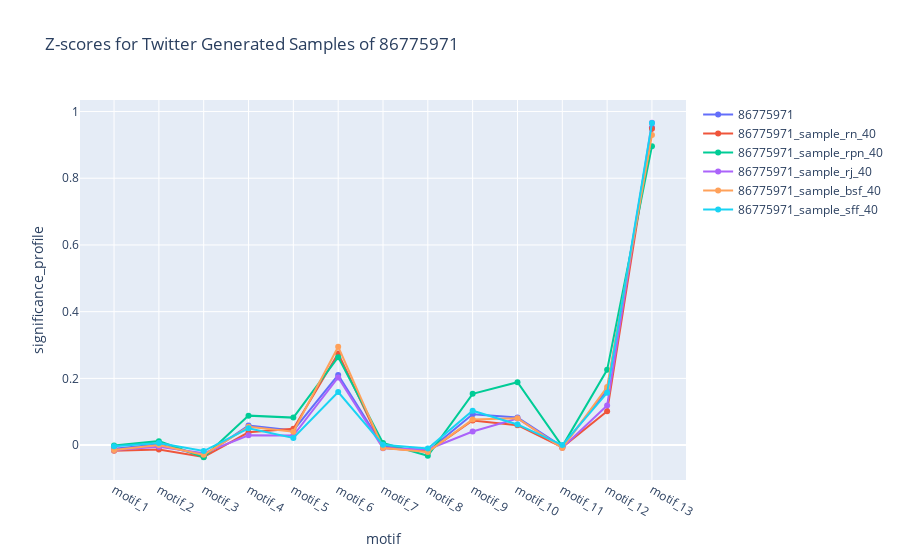
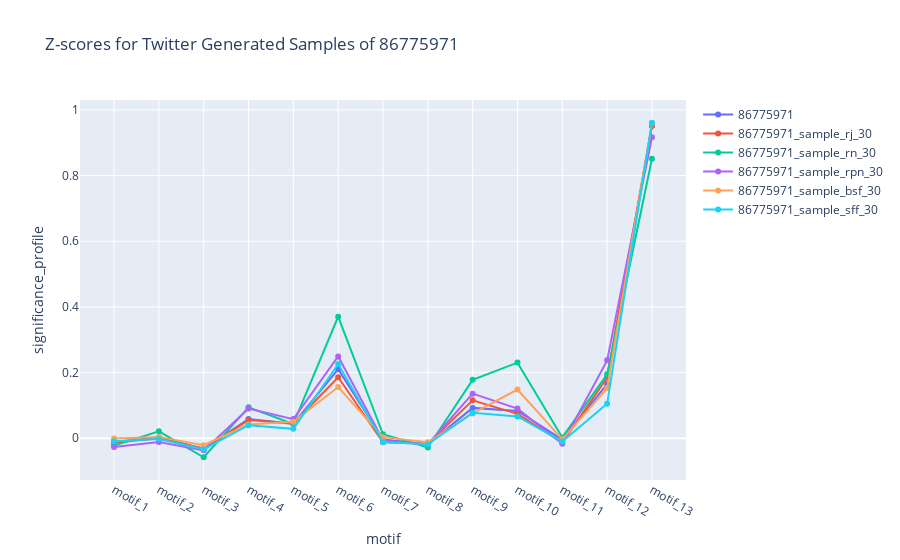
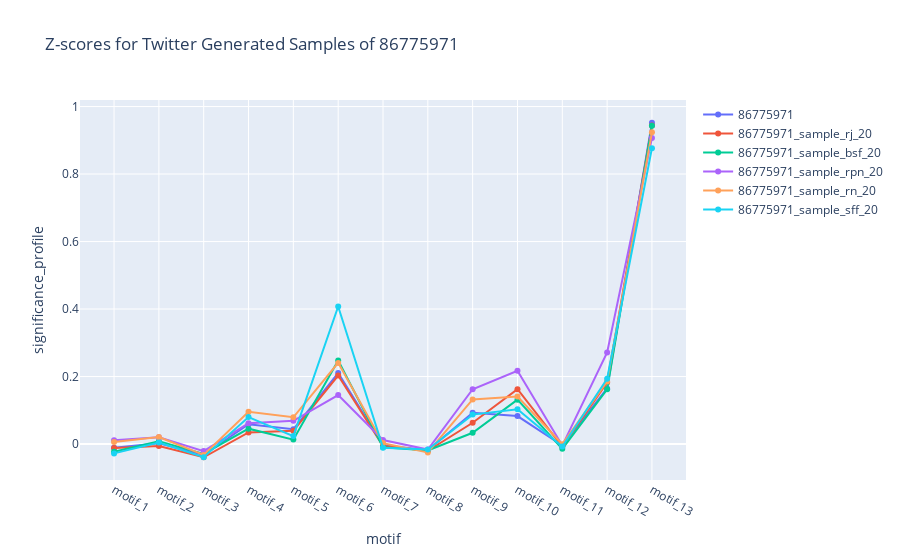
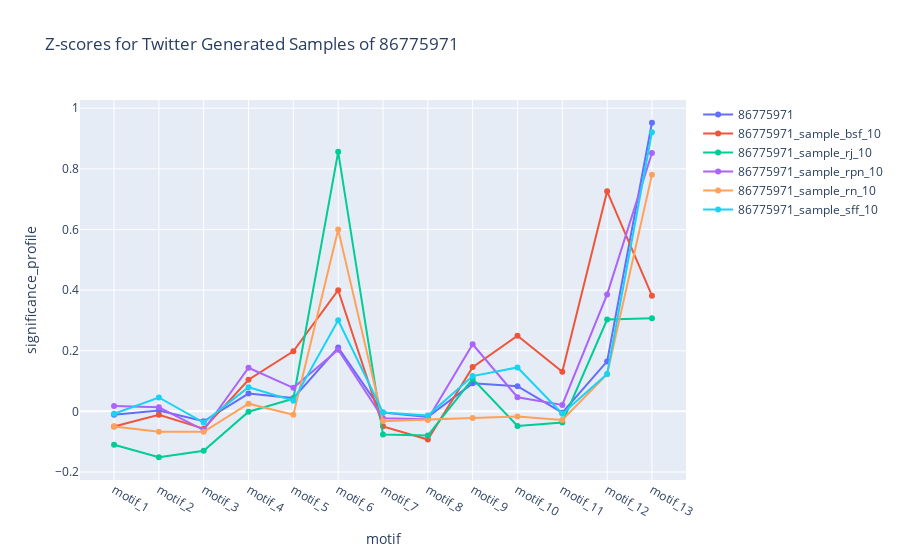

Write notebook code for charts like these, in order.
### Markdown cell above
## Twitter Samples

### Code cell
sample_percents = ["40", "30", "20", "10"]

selected_graph = "86775971"

for sp in sample_percents:
    # Query data
    query_df = motif_twitter.query(
        "graph_name == @selected_graph or (graph_name.str.startswith(@selected_graph) and graph_name.str.endswith(@sp))",
    )

    plot_line_chart(
        query_df,
        f"Z-scores for Twitter Generated Samples of {selected_graph}",
        "motif",
        "significance_profile",
    )

    print(
        query_df[["graph_name", "motif", "nodes", "edges"]].query("motif == 'motif_1'")
    )

### Figure 1 — Plotly figure (JSON) as saved in the notebook; plotly's stock layout.template omitted (floating-point values rounded to 4 significant figures)
{"data": [{"mode": "lines+markers", "name": "86775971", "type": "scatter", "x": ["motif_1", "motif_2", "motif_3", "motif_4", "motif_5", "motif_6", "motif_7", "motif_8", "motif_9", "motif_10", "motif_11", "motif_12", "motif_13"], "y": [-0.01127, 0.002505, -0.03255, 0.05855, 0.04374, 0.2104, -0.003768, -0.01842, 0.09237, 0.08283, -0.00425, 0.1649, 0.952]}, {"mode": "lines+markers", "name": "86775971_sample_rn_40", "type": "scatter", "x": ["motif_1", "motif_2", "motif_3", "motif_4", "motif_5", "motif_6", "motif_7", "motif_8", "motif_9", "motif_10", "motif_11", "motif_12", "motif_13"], "y": [-0.0168, -0.01341, -0.03583, 0.03836, 0.04894, 0.2746, -0.008102, -0.0195, 0.07378, 0.05982, -0.006911, 0.1017, 0.9482]}, {"mode": "lines+markers", "name": "86775971_sample_rpn_40", "type": "scatter", "x": ["motif_1", "motif_2", "motif_3", "motif_4", "motif_5", "motif_6", "motif_7", "motif_8", "motif_9", "motif_10", "motif_11", "motif_12", "motif_13"], "y": [-0.001524, 0.01189, -0.03644, 0.0883, 0.08239, 0.2637, 0.006618, -0.03192, 0.1538, 0.1886, -0.003662, 0.2255, 0.8963]}, {"mode": "lines+markers", "name": "86775971_sample_rj_40", "type": "scatter", "x": ["motif_1", "motif_2", "motif_3", "motif_4", "motif_5", "motif_6", "motif_7", "motif_8", "motif_9", "motif_10", "motif_11", "motif_12", "motif_13"], "y": [-0.01482, -0.00517, -0.02445, 0.02932, 0.02851, 0.203, -0.009254, -0.01327, 0.04063, 0.07982, -0.007799, 0.1189, 0.9663]}, {"mode": "lines+markers", "name": "86775971_sample_bsf_40", "type": "scatter", "x": ["motif_1", "motif_2", "motif_3", "motif_4", "motif_5", "motif_6", "motif_7", "motif_8", "motif_9", "motif_10", "motif_11", "motif_12", "motif_13"], "y": [-0.015, 0.0002612, -0.02931, 0.05477, 0.04023, 0.295, -0.008818, -0.0205, 0.07644, 0.0808, -0.008798, 0.1742, 0.9295]}, {"mode": "lines+markers", "name": "86775971_sample_sff_40", "type": "scatter", "x": ["motif_1", "motif_2", "motif_3", "motif_4", "motif_5", "motif_6", "motif_7", "motif_8", "motif_9", "motif_10", "motif_11", "motif_12", "motif_13"], "y": [-0.003735, 0.006042, -0.0178, 0.0503, 0.0213, 0.159, 0.000815, -0.01024, 0.1031, 0.06196, 0.0001077, 0.1567, 0.9655]}], "layout": {"title": {"text": "Z-scores for Twitter Generated Samples of 86775971"}, "xaxis": {"title": {"text": "motif"}}, "yaxis": {"title": {"text": "significance_profile"}}}}

### Figure 2 — Plotly figure (JSON) as saved in the notebook; plotly's stock layout.template omitted (floating-point values rounded to 4 significant figures)
{"data": [{"mode": "lines+markers", "name": "86775971", "type": "scatter", "x": ["motif_1", "motif_2", "motif_3", "motif_4", "motif_5", "motif_6", "motif_7", "motif_8", "motif_9", "motif_10", "motif_11", "motif_12", "motif_13"], "y": [-0.01127, 0.002505, -0.03255, 0.05855, 0.04374, 0.2104, -0.003768, -0.01842, 0.09237, 0.08283, -0.00425, 0.1649, 0.952]}, {"mode": "lines+markers", "name": "86775971_sample_rj_30", "type": "scatter", "x": ["motif_1", "motif_2", "motif_3", "motif_4", "motif_5", "motif_6", "motif_7", "motif_8", "motif_9", "motif_10", "motif_11", "motif_12", "motif_13"], "y": [-0.0135, -0.000397, -0.03153, 0.05525, 0.04484, 0.1856, -0.01246, -0.01673, 0.1155, 0.07424, -0.01313, 0.1848, 0.9517]}, {"mode": "lines+markers", "name": "86775971_sample_rn_30", "type": "scatter", "x": ["motif_1", "motif_2", "motif_3", "motif_4", "motif_5", "motif_6", "motif_7", "motif_8", "motif_9", "motif_10", "motif_11", "motif_12", "motif_13"], "y": [-0.02246, 0.02096, -0.05801, 0.09395, 0.04368, 0.3702, 0.01205, -0.02811, 0.1778, 0.2303, 0.002336, 0.1947, 0.8511]}, {"mode": "lines+markers", "name": "86775971_sample_rpn_30", "type": "scatter", "x": ["motif_1", "motif_2", "motif_3", "motif_4", "motif_5", "motif_6", "motif_7", "motif_8", "motif_9", "motif_10", "motif_11", "motif_12", "motif_13"], "y": [-0.02713, -0.01187, -0.03705, 0.09035, 0.0582, 0.249, -0.006065, -0.01879, 0.1357, 0.09029, -0.01677, 0.2371, 0.9169]}, {"mode": "lines+markers", "name": "86775971_sample_bsf_30", "type": "scatter", "x": ["motif_1", "motif_2", "motif_3", "motif_4", "motif_5", "motif_6", "motif_7", "motif_8", "motif_9", "motif_10", "motif_11", "motif_12", "motif_13"], "y": [-0.00103, 0.004018, -0.02129, 0.04196, 0.04991, 0.1559, 0.003248, -0.01245, 0.0755, 0.1482, -0.003332, 0.1523, 0.9591]}, {"mode": "lines+markers", "name": "86775971_sample_sff_30", "type": "scatter", "x": ["motif_1", "motif_2", "motif_3", "motif_4", "motif_5", "motif_6", "motif_7", "motif_8", "motif_9", "motif_10", "motif_11", "motif_12", "motif_13"], "y": [-0.009503, -0.00225, -0.03384, 0.03955, 0.02844, 0.2259, -0.01135, -0.01865, 0.07781, 0.06622, -0.01023, 0.1048, 0.9609]}], "layout": {"title": {"text": "Z-scores for Twitter Generated Samples of 86775971"}, "xaxis": {"title": {"text": "motif"}}, "yaxis": {"title": {"text": "significance_profile"}}}}

### Figure 3 — Plotly figure (JSON) as saved in the notebook; plotly's stock layout.template omitted (floating-point values rounded to 4 significant figures)
{"data": [{"mode": "lines+markers", "name": "86775971", "type": "scatter", "x": ["motif_1", "motif_2", "motif_3", "motif_4", "motif_5", "motif_6", "motif_7", "motif_8", "motif_9", "motif_10", "motif_11", "motif_12", "motif_13"], "y": [-0.01127, 0.002505, -0.03255, 0.05855, 0.04374, 0.2104, -0.003768, -0.01842, 0.09237, 0.08283, -0.00425, 0.1649, 0.952]}, {"mode": "lines+markers", "name": "86775971_sample_rj_20", "type": "scatter", "x": ["motif_1", "motif_2", "motif_3", "motif_4", "motif_5", "motif_6", "motif_7", "motif_8", "motif_9", "motif_10", "motif_11", "motif_12", "motif_13"], "y": [-0.01189, -0.006008, -0.03916, 0.03448, 0.03927, 0.203, -0.00614, -0.01987, 0.06308, 0.1624, -0.007353, 0.1821, 0.9436]}, {"mode": "lines+markers", "name": "86775971_sample_bsf_20", "type": "scatter", "x": ["motif_1", "motif_2", "motif_3", "motif_4", "motif_5", "motif_6", "motif_7", "motif_8", "motif_9", "motif_10", "motif_11", "motif_12", "motif_13"], "y": [-0.0231, 0.008509, -0.0293, 0.04556, 0.01307, 0.2475, -0.009335, -0.01932, 0.03338, 0.1316, -0.01431, 0.1623, 0.9432]}, {"mode": "lines+markers", "name": "86775971_sample_rpn_20", "type": "scatter", "x": ["motif_1", "motif_2", "motif_3", "motif_4", "motif_5", "motif_6", "motif_7", "motif_8", "motif_9", "motif_10", "motif_11", "motif_12", "motif_13"], "y": [0.01101, 0.01984, -0.021, 0.06183, 0.06898, 0.1452, 0.01187, -0.01628, 0.1624, 0.2173, -0.004521, 0.2714, 0.9065]}, {"mode": "lines+markers", "name": "86775971_sample_rn_20", "type": "scatter", "x": ["motif_1", "motif_2", "motif_3", "motif_4", "motif_5", "motif_6", "motif_7", "motif_8", "motif_9", "motif_10", "motif_11", "motif_12", "motif_13"], "y": [0.005868, 0.02088, -0.03221, 0.09558, 0.07928, 0.2404, 0.002698, -0.02474, 0.1323, 0.1409, -0.0004673, 0.1855, 0.9235]}, {"mode": "lines+markers", "name": "86775971_sample_sff_20", "type": "scatter", "x": ["motif_1", "motif_2", "motif_3", "motif_4", "motif_5", "motif_6", "motif_7", "motif_8", "motif_9", "motif_10", "motif_11", "motif_12", "motif_13"], "y": [-0.02772, 0.004239, -0.03896, 0.07994, 0.02363, 0.4075, -0.01125, -0.01627, 0.08724, 0.1032, -0.007597, 0.1935, 0.8767]}], "layout": {"title": {"text": "Z-scores for Twitter Generated Samples of 86775971"}, "xaxis": {"title": {"text": "motif"}}, "yaxis": {"title": {"text": "significance_profile"}}}}

### Figure 4 — Plotly figure (JSON) as saved in the notebook; plotly's stock layout.template omitted (floating-point values rounded to 4 significant figures)
{"data": [{"mode": "lines+markers", "name": "86775971", "type": "scatter", "x": ["motif_1", "motif_2", "motif_3", "motif_4", "motif_5", "motif_6", "motif_7", "motif_8", "motif_9", "motif_10", "motif_11", "motif_12", "motif_13"], "y": [-0.01127, 0.002505, -0.03255, 0.05855, 0.04374, 0.2104, -0.003768, -0.01842, 0.09237, 0.08283, -0.00425, 0.1649, 0.952]}, {"mode": "lines+markers", "name": "86775971_sample_bsf_10", "type": "scatter", "x": ["motif_1", "motif_2", "motif_3", "motif_4", "motif_5", "motif_6", "motif_7", "motif_8", "motif_9", "motif_10", "motif_11", "motif_12", "motif_13"], "y": [-0.05019, -0.01133, -0.05704, 0.1042, 0.1982, 0.3996, -0.04943, -0.09292, 0.1459, 0.2493, 0.1304, 0.726, 0.3817]}, {"mode": "lines+markers", "name": "86775971_sample_rj_10", "type": "scatter", "x": ["motif_1", "motif_2", "motif_3", "motif_4", "motif_5", "motif_6", "motif_7", "motif_8", "motif_9", "motif_10", "motif_11", "motif_12", "motif_13"], "y": [-0.1103, -0.1513, -0.1301, -0.0009853, 0.04183, 0.8561, -0.07651, -0.07974, 0.1072, -0.04812, -0.03688, 0.3028, 0.3071]}, {"mode": "lines+markers", "name": "86775971_sample_rpn_10", "type": "scatter", "x": ["motif_1", "motif_2", "motif_3", "motif_4", "motif_5", "motif_6", "motif_7", "motif_8", "motif_9", "motif_10", "motif_11", "motif_12", "motif_13"], "y": [0.01733, 0.01341, -0.06174, 0.1438, 0.0776, 0.2034, -0.02306, -0.02565, 0.2215, 0.04669, 0.0214, 0.3857, 0.852]}, {"mode": "lines+markers", "name": "86775971_sample_rn_10", "type": "scatter", "x": ["motif_1", "motif_2", "motif_3", "motif_4", "motif_5", "motif_6", "motif_7", "motif_8", "motif_9", "motif_10", "motif_11", "motif_12", "motif_13"], "y": [-0.04986, -0.06745, -0.06734, 0.02537, -0.01138, 0.5995, -0.03215, -0.0283, -0.0222, -0.01696, -0.02809, 0.1227, 0.7809]}, {"mode": "lines+markers", "name": "86775971_sample_sff_10", "type": "scatter", "x": ["motif_1", "motif_2", "motif_3", "motif_4", "motif_5", "motif_6", "motif_7", "motif_8", "motif_9", "motif_10", "motif_11", "motif_12", "motif_13"], "y": [-0.007677, 0.04579, -0.03677, 0.07977, 0.03536, 0.3007, -0.00341, -0.01403, 0.1165, 0.1449, -0.007611, 0.1235, 0.9211]}], "layout": {"title": {"text": "Z-scores for Twitter Generated Samples of 86775971"}, "xaxis": {"title": {"text": "motif"}}, "yaxis": {"title": {"text": "significance_profile"}}}}
